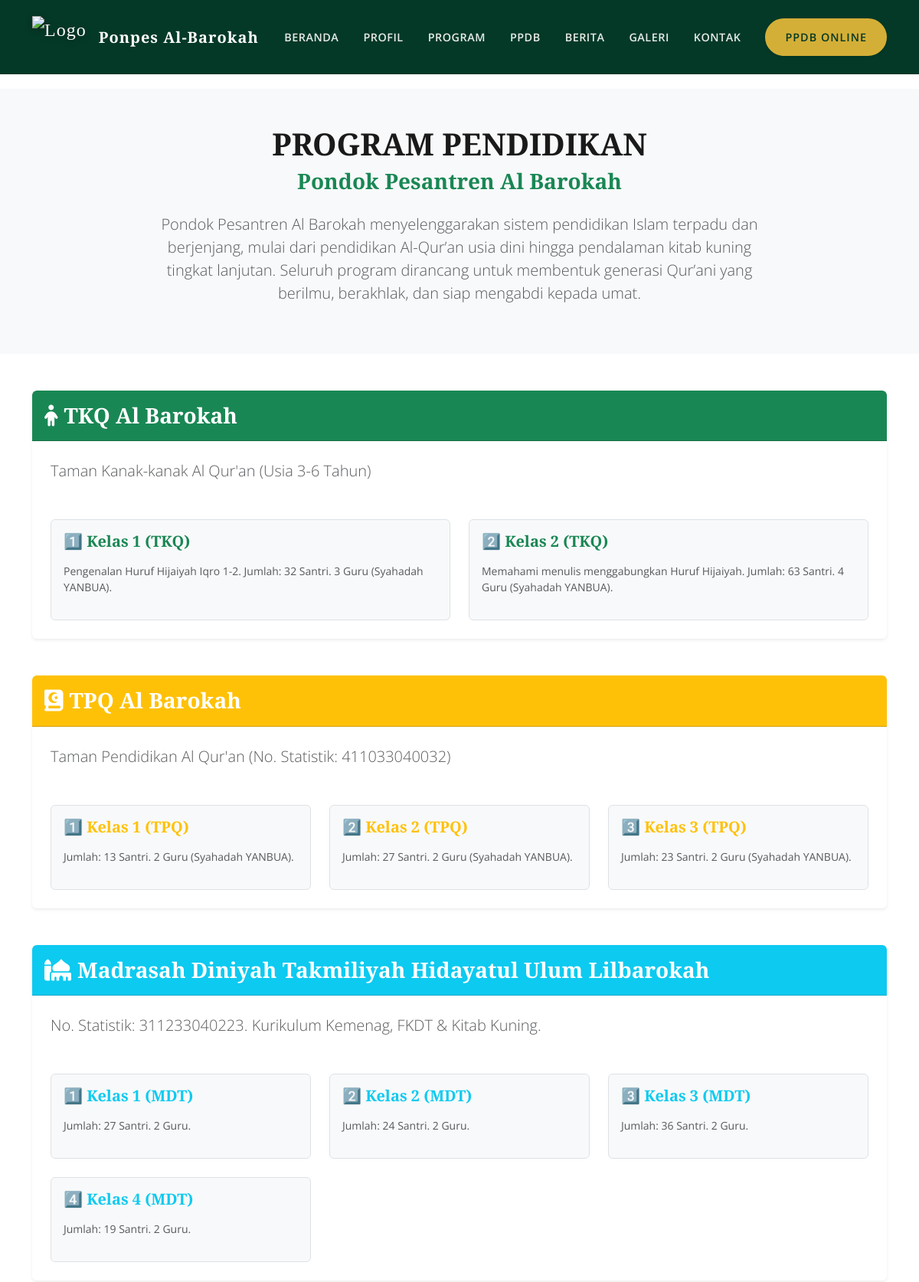
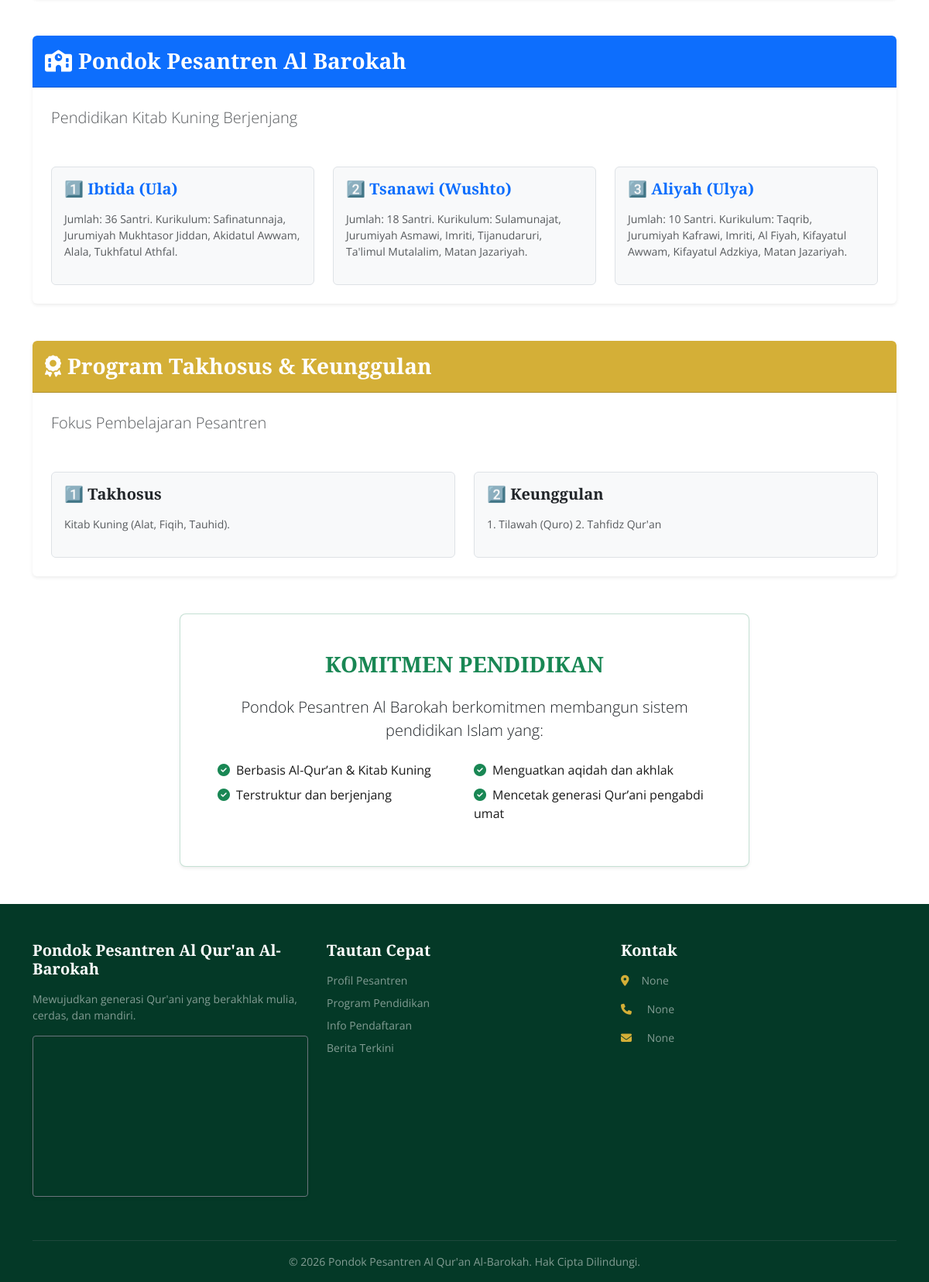
Screenshot of /program with the database file from the repository (2 pictures, top to bottom).
### app/models.py (models this page shows)
class Program(db.Model):
    id = db.Column(db.Integer, primary_key=True)
    nama = db.Column(db.String(100), nullable=False) # e.g. LPQ, MDT
    deskripsi = db.Column(db.Text)
    icon = db.Column(db.String(50)) # FontAwesome class
    gambar = db.Column(db.String(255)) # URL
    urutan = db.Column(db.Integer, default=0)
    parent_id = db.Column(db.Integer, db.ForeignKey('program.id')) # For sub-programs like TKQ under LPQ
    children = db.relationship('Program', backref=db.backref('parent', remote_side=[id]), lazy='dynamic')

class Pengaturan(db.Model):
    id = db.Column(db.Integer, primary_key=True)
    nama_pesantren = db.Column(db.String(100), default='Pondok Pesantren Al Qur\'an Al-Barokah')
    alamat = db.Column(db.Text)
    telepon = db.Column(db.String(20))
    email = db.Column(db.String(100))
    deskripsi_singkat = db.Column(db.Text)
    facebook = db.Column(db.String(255))
    instagram = db.Column(db.String(255))
    tiktok = db.Column(db.String(255))
    youtube = db.Column(db.String(255))
    maps_embed = db.Column(db.Text)
    maps_link = db.Column(db.String(255)) # For clickable map link in footer
    jumlah_santri = db.Column(db.Integer, default=150)
    jumlah_alumni = db.Column(db.Integer, default=500)
    jumlah_ustadz = db.Column(db.Integer, default=25)
    jumlah_kitab = db.Column(db.Integer, default=50)
    sejarah = db.Column(db.Text)
    sejarah_gambar = db.Column(db.String(255))
    struktur_organisasi_gambar = db.Column(db.String(255))
    visi = db.Column(db.Text)
    misi = db.Column(db.Text)
    hero_title_1 = db.Column(db.String(100), default='Selamat Datang di')
    hero_title_2 = db.Column(db.String(100), default='Pondok Pesantren Al Qur\'an')
    hero_title_3 = db.Column(db.String(100), default='Al-Barokah')
    hero_subtitle = db.Column(db.String(255), default='Mewujudkan Generasi Qur\'ani yang Berakhlak Mulia, Cerdas, dan Mandiri')

### app/routes.py (the view)
@bp.route('/program')
@limiter.limit("30 per minute")
def program():
    programs = Program.query.filter_by(parent_id=None).order_by(Program.urutan.asc()).all()
    return render_template('program.html', title='Program Pendidikan', programs=programs)

### app/routes.py (called while the page is built)
@bp.context_processor
def inject_pengaturan():
    pengaturan = Pengaturan.query.first()
    return dict(pengaturan=pengaturan)

### app/templates/program.html
{% extends "base.html" %}
{% block content %}
<section class="py-5 bg-light">
    <div class="container text-center">
        <h1 class="fw-bold mb-2">PROGRAM PENDIDIKAN</h1>
        <h3 class="fw-bold mb-4 text-success">Pondok Pesantren Al Barokah</h3>
        <p class="lead text-muted mx-auto" style="max-width: 800px;">
            Pondok Pesantren Al Barokah menyelenggarakan sistem pendidikan Islam terpadu dan berjenjang, mulai dari pendidikan Al-Qur’an usia dini hingga pendalaman kitab kuning tingkat lanjutan. Seluruh program dirancang untuk membentuk generasi Qur’ani yang berilmu, berakhlak, dan siap mengabdi kepada umat.
        </p>
    </div>
</section>
<section class="py-5">
    <div class="container">
        {% for program in programs %}
        {% set outer_loop_index = loop.index %}
        <div class="row mb-5">
            <div class="col-12">
                <div class="card border-0 shadow-sm overflow-hidden">
                    <div class="card-header bg-{{ 'success' if outer_loop_index == 1 else ('warning' if outer_loop_index == 2 else ('info' if outer_loop_index == 3 else ('primary' if outer_loop_index == 4 else 'gold'))) }} text-white py-3" {% if outer_loop_index == 5 %}style="background-color: #d4af37;"{% endif %}>
                        <h3 class="fw-bold mb-0"><i class="{{ program.icon }} me-2"></i>{{ program.nama }}</h3>
                    </div>
                    <div class="card-body p-4">
                        <p class="lead text-muted">{{ program.deskripsi }}</p>
                        <div class="row mt-4 g-4">
                            {% for child in program.children.order_by('urutan') %}
                            <div class="col-md-{{ '4' if program.children.count() >= 3 else '6' }}">
                                <div class="h-100 p-3 border rounded bg-light">
                                    <h5 class="fw-bold text-{{ 'success' if outer_loop_index == 1 else ('warning' if outer_loop_index == 2 else ('info' if outer_loop_index == 3 else ('primary' if outer_loop_index == 4 else 'dark'))) }} mb-3">{{ loop.index }}️⃣ {{ child.nama }}</h5>
                                    <p class="small text-muted">{{ child.deskripsi }}</p>
                                </div>
                            </div>
                            {% endfor %}
                        </div>
                    </div>
                </div>
            </div>
        </div>
        {% endfor %}
        <div class="row justify-content-center">
            <div class="col-md-8 text-center">
                <div class="p-5 rounded-3 bg-white shadow-sm border border-success border-opacity-25">
                    <h3 class="fw-bold text-success mb-4">KOMITMEN PENDIDIKAN</h3>
                    <p class="lead text-dark mb-4">Pondok Pesantren Al Barokah berkomitmen membangun sistem pendidikan Islam yang:</p>
                    <div class="row text-start">
                        <div class="col-md-6">
                            <ul class="list-unstyled mb-0">
                                <li class="mb-2"><i class="fas fa-check-circle text-success me-2"></i>Berbasis Al-Qur’an & Kitab Kuning</li>
                                <li class="mb-2"><i class="fas fa-check-circle text-success me-2"></i>Terstruktur dan berjenjang</li>
                            </ul>
                        </div>
                        <div class="col-md-6">
                            <ul class="list-unstyled mb-0">
                                <li class="mb-2"><i class="fas fa-check-circle text-success me-2"></i>Menguatkan aqidah dan akhlak</li>
                                <li class="mb-2"><i class="fas fa-check-circle text-success me-2"></i>Mencetak generasi Qur’ani pengabdi umat</li>
                            </ul>
                        </div>
                    </div>
                </div>
            </div>
        </div>
    </div>
</section>
{% endblock %}

### app/templates/base.html (shortened to what this page needs)
<!DOCTYPE html>
<html lang="id">
<head>
    <link href="https://cdn.jsdelivr.net/npm/bootstrap@5.3.0/dist/css/bootstrap.min.css" rel="stylesheet">
    <link rel="stylesheet" href="https://cdnjs.cloudflare.com/ajax/libs/font-awesome/6.4.0/css/all.min.css">
    <link rel="stylesheet" href="{{ url_for('static', filename='css/style.css') }}">
</head>
<body class="d-flex flex-column min-vh-100" {% if request.endpoint != 'main.index' %}style="padding-top: 76px;"{% endif %}>
    <nav class="navbar navbar-expand-lg navbar-dark fixed-top transition-all" style="background-color: var(--primary-color);">
        <div class="container">
            <a class="navbar-brand d-flex align-items-center" href="{{ url_for('main.index') }}">
                <img src="{{ url_for('static', filename='img/logo.png') }}" alt="Logo" class="me-3 d-inline-block align-text-top logo-img">
                <span class="fw-bold d-none d-sm-block fs-5">Ponpes Al-Barokah</span>
            </a>
            <div class="collapse navbar-collapse" id="navbarNav">
                <ul class="navbar-nav ms-auto align-items-center">
                    <li class="nav-item"><a class="nav-link" href="{{ url_for('main.index') }}">Beranda</a></li>
                    <li class="nav-item"><a class="nav-link" href="{{ url_for('main.profil') }}">Profil</a></li>
                    <li class="nav-item"><a class="nav-link" href="{{ url_for('main.program') }}">Program</a></li>
                    <li class="nav-item"><a class="nav-link" href="{{ url_for('main.ppdb') }}">PPDB</a></li>
                    <li class="nav-item"><a class="nav-link" href="{{ url_for('main.berita') }}">Berita</a></li>
                    <li class="nav-item"><a class="nav-link" href="{{ url_for('main.galeri') }}">Galeri</a></li>
                    <li class="nav-item"><a class="nav-link" href="{{ url_for('main.kontak') }}">Kontak</a></li>
                    <li class="nav-item ms-lg-3 mt-3 mt-lg-0">
                        <a href="{{ url_for('main.ppdb') }}" class="btn btn-gold rounded-pill px-4 shadow-sm">PPDB Online</a>
                    </li>
                </ul>
            </div>
        </div>
    </nav>
    <main class="flex-grow-1">
        <div class="container mt-4 pt-3">
        </div>
        {% block content %}{% endblock %}
    </main>
    <footer class="mt-auto pt-5 pb-3 footer-custom">
        <div class="container">
            <div class="row text-center text-md-start">
                <div class="col-md-4 mb-4">
                    <h5 class="fw-bold mb-3 text-white">
                        {% if pengaturan and pengaturan.nama_pesantren %}
                            {{ pengaturan.nama_pesantren }}
                        {% else %}
                            Pondok Pesantren Al Qur'an Al-Barokah
                        {% endif %}
                    </h5>
                    <p class="small text-white-50">{{ pengaturan.deskripsi_singkat if pengaturan and pengaturan.deskripsi_singkat else "Mewujudkan generasi Qur'ani yang berakhlak mulia, cerdas, dan mandiri." }}</p>
                    <div class="map-container">
                        <iframe src="{{ pengaturan.maps_embed|safe if pengaturan and pengaturan.maps_embed else 'https://www.google.com/maps/embed?pb=!1m18!1m12!1m3!1d3953.098178339794!2d110.37380831477754!3d-7.779419994393666!2m3!1f0!2f0!3f0!3m2!1i1024!2i768!4f13.1!3m3!1m2!1s0x2e7a584a6e123456%3A0x123456789abcdef!2sPondok%20Pesantren%20Albarokah!5e0!3m2!1sid!2sid!4v1620000000000!5m2!1sid!2sid' }}" width="100%" height="200" style="border:0;" allowfullscreen="" loading="lazy"></iframe>
                    </div>
                </div>
                <div class="col-md-4 mb-4">
                    <h5 class="fw-bold mb-3 text-white">Tautan Cepat</h5>
                    <ul class="list-unstyled small">
                        <li class="mb-2"><a href="{{ url_for('main.profil') }}" class="text-white-50 text-decoration-none hover-gold">Profil Pesantren</a></li>
                        <li class="mb-2"><a href="{{ url_for('main.program') }}" class="text-white-50 text-decoration-none hover-gold">Program Pendidikan</a></li>
                        <li class="mb-2"><a href="{{ url_for('main.ppdb') }}" class="text-white-50 text-decoration-none hover-gold">Info Pendaftaran</a></li>
                        <li class="mb-2"><a href="{{ url_for('main.berita') }}" class="text-white-50 text-decoration-none hover-gold">Berita Terkini</a></li>
                    </ul>
                </div>
                <div class="col-md-4 mb-4">
                    <h5 class="fw-bold mb-3 text-white">Kontak</h5>
                    <ul class="list-unstyled small text-white-50">
                        <li class="mb-3 d-flex justify-content-center justify-content-md-start">
                            <i class="fas fa-map-marker-alt me-3 mt-1 text-gold"></i>
                            <div class="text-start">
                                {{ pengaturan.alamat if pengaturan else 'Jl. Pesantren No. 123, Yogyakarta' }}
                            </div>
                        </li>
                        <li class="mb-3"><i class="fas fa-phone me-3 text-gold"></i> {{ pengaturan.telepon if pengaturan else '(0274) 123456' }}</li>
                        <li class="mb-3"><i class="fas fa-envelope me-3 text-gold"></i> {{ pengaturan.email if pengaturan else 'info@albarokah.ponpes.id' }}</li>
                    </ul>
                </div>
            </div>
            <hr class="border-secondary opacity-25">
            <div class="text-center small text-white-50">
                &copy; 2026 {{ pengaturan.nama_pesantren if pengaturan else 'Pondok Pesantren Al Qur\'an Al-Barokah' }}. Hak Cipta Dilindungi.
            </div>
        </div>
    </footer>
</body>
</html>

### app/static/css/style.css (style rules this page uses)
:root { --primary-color: #043927; --secondary-color: #157a53; --accent-color: #D4AF37; --accent-light: #f4eeb1; --dark-color: #1a1a1a; --light-color: #f8f9fa; --text-muted: #6c757d; --font-primary: 'Open Sans', sans-serif; --font-heading: 'Playfair Display', serif; --transition-speed: 0.3s; }
body { font-family: var(--font-primary); color: var(--dark-color); overflow-x: hidden; }
h1, h2, h3, h4, h5, h6 { font-family: var(--font-heading); font-weight: 700; }
.footer-custom { background-color: #043927 !important; color: white !important; font-family: 'Open Sans', sans-serif !important; }
.footer-custom .text-white-50 { color: rgba(255, 255, 255, 0.5) !important; }
.text-gold { color: var(--accent-color) !important; }
.map-container { border-radius: 0.25rem; overflow: hidden; margin-bottom: 1rem; box-shadow: 0 .125rem .25rem rgba(0,0,0,.075); border: 1px solid #6c757d; }
.bg-gold { background-color: var(--accent-color) !important; }
.btn-gold { background-color: var(--accent-color); color: var(--primary-color); border: 2px solid var(--accent-color); font-weight: 700; }
a { text-decoration: none; transition: color var(--transition-speed); }
.logo-img { height: 55px; width: auto; filter: drop-shadow(0px 2px 4px rgba(0,0,0,0.3)); transition: transform 0.3s ease; }
.navbar { padding-top: 1rem; padding-bottom: 1rem; transition: all 0.3s ease; }
.navbar-brand { font-family: var(--font-heading); font-size: 1.5rem; letter-spacing: 1px; }
.nav-link { font-weight: 600; text-transform: uppercase; font-size: 0.9rem; letter-spacing: 0.5px; padding: 0.5rem 1rem !important; color: rgba(255,255,255,0.9) !important; }
.btn { border-radius: 50px; padding: 0.75rem 2rem; font-weight: 600; transition: all var(--transition-speed); text-transform: uppercase; font-size: 0.9rem; letter-spacing: 1px; }

### rows the page displays
Program: nama "TKQ Al Barokah", deskripsi "Taman Kanak-kanak Al Qur'an (Usia 3-6 Tahun)"
Program: nama "Kelas 1 (TKQ)", deskripsi "Pengenalan Huruf Hijaiyah Iqro 1-2. Jumlah: 32 Santri. 3 Guru (Syahadah YANBUA)."
Program: nama "Kelas 2 (TKQ)", deskripsi "Memahami menulis menggabungkan Huruf Hijaiyah. Jumlah: 63 Santri. 4 Guru (Syahadah YANBUA)."
Program: nama "TPQ Al Barokah", deskripsi "Taman Pendidikan Al Qur'an (No. Statistik: 411033040032)"
Program: nama "Kelas 1 (TPQ)", deskripsi "Jumlah: 13 Santri. 2 Guru (Syahadah YANBUA)."
Program: nama "Kelas 2 (TPQ)", deskripsi "Jumlah: 27 Santri. 2 Guru (Syahadah YANBUA)."
Program: nama "Kelas 3 (TPQ)", deskripsi "Jumlah: 23 Santri. 2 Guru (Syahadah YANBUA)."
Program: nama "Madrasah Diniyah Takmiliyah Hidayatul Ulum Lilbarokah", deskripsi "No. Statistik: 311233040223. Kurikulum Kemenag, FKDT & Kitab Kuning."
Program: nama "Kelas 1 (MDT)", deskripsi "Jumlah: 27 Santri. 2 Guru."
Program: nama "Kelas 2 (MDT)", deskripsi "Jumlah: 24 Santri. 2 Guru."
Program: nama "Kelas 3 (MDT)", deskripsi "Jumlah: 36 Santri. 2 Guru."
Program: nama "Kelas 4 (MDT)", deskripsi "Jumlah: 19 Santri. 2 Guru."
Program: nama "Pondok Pesantren Al Barokah", deskripsi "Pendidikan Kitab Kuning Berjenjang"
Program: nama "Ibtida (Ula)", deskripsi "Jumlah: 36 Santri. Kurikulum: Safinatunnaja, Jurumiyah Mukhtasor Jiddan, Akidatul Awwam, Alala, Tukhfatul Athfal."
Program: nama "Tsanawi (Wushto)", deskripsi "Jumlah: 18 Santri. Kurikulum: Sulamunajat, Jurumiyah Asmawi, Imriti, Tijanudaruri, Ta'limul Mutalalim, Matan Jazariyah."
Program: nama "Aliyah (Ulya)", deskripsi "Jumlah: 10 Santri. Kurikulum: Taqrib, Jurumiyah Kafrawi, Imriti, Al Fiyah, Kifayatul Awwam, Kifayatul Adzkiya, Matan Jazariyah."
Program: nama "Program Takhosus & Keunggulan", deskripsi "Fokus Pembelajaran Pesantren"
Program: nama "Takhosus", deskripsi "Kitab Kuning (Alat, Fiqih, Tauhid)."
Program: nama "Keunggulan", deskripsi "1. Tilawah (Quro) 2. Tahfidz Qur'an"
Pengaturan: nama_pesantren "Pondok Pesantren Al Qur'an Al-Barokah", deskripsi_singkat "Mewujudkan generasi Qur'ani yang berakhlak mulia, cerdas, dan mandiri.", alamat "None", telepon "None", email "None"
